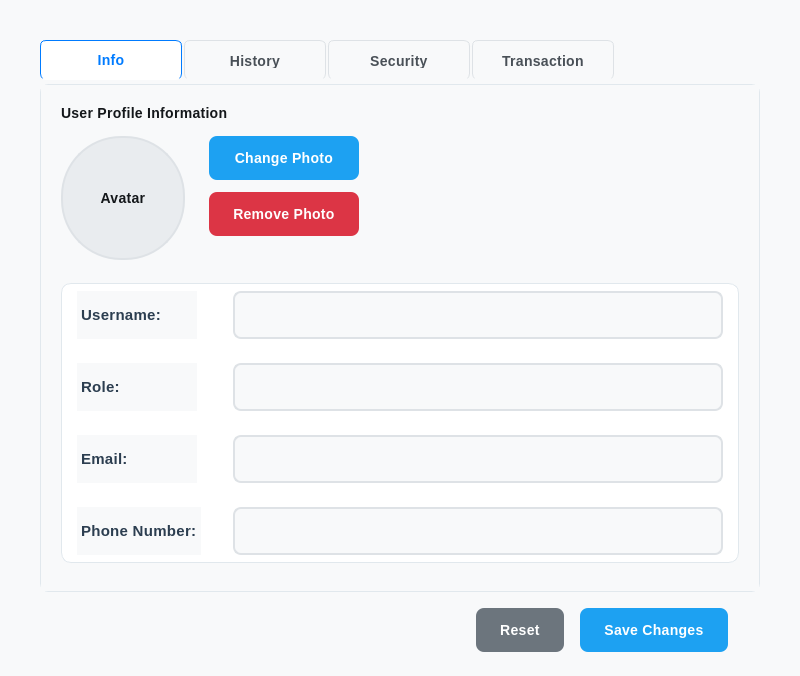
<?xml version="1.0" encoding="UTF-8"?>
<ui version="4.0">
 <class>Profile</class>
 <widget class="QWidget" name="Profile">
  <property name="geometry">
   <rect>
    <x>0</x>
    <y>0</y>
    <width>800</width>
    <height>600</height>
   </rect>
  </property>
  <property name="windowTitle">
   <string>Profile</string>
  </property>
  <property name="styleSheet">
   <string>QWidget {
    background-color: #f8f9fa;
    font-family: 'Poppins', 'Segoe UI', Arial, sans-serif;
}

/* Tab Widget Styling - Exact match to Employer */
QTabWidget::pane {
    border: 1px solid #e1e8ed;
    border-radius: 8px;
    background-color: #ffffff;
    margin-top: 4px;
}

QTabWidget::tab-bar {
    alignment: left;
}

QTabBar::tab {
    background-color: #f8f9fa;
    border: 1px solid #dee2e6;
    border-bottom: none;
    border-radius: 6px 6px 0 0;
    padding: 12px 20px;
    margin-right: 2px;
    font-weight: 700;
    color: #495057;
    font-size: 14px;
    min-width: 100px;
    letter-spacing: 0.3px;
    transition: all 0.3s ease-in-out;
}

QTabBar::tab:selected {
    background-color: #ffffff;
    color: #007bff;
    border-color: #007bff;
    border-bottom: 1px solid #ffffff;
}

QTabBar::tab:hover:!selected {
    background-color: #e9ecef;
    color: #495057;
    border-bottom: 3px solid #adb5bd;
    box-shadow: 0 1px 3px rgba(0,0,0,0.08);
    transform: translateY(-1px);
}

/* Avatar Styling */
QLabel#avatarLabel {
    background-color: #e9ecef;
    border: 2px solid #dee2e6;
    border-radius: 60px;
    min-width: 120px;
    max-width: 120px;
    min-height: 120px;
    max-height: 120px;
}

/* Button Styling - Match Employer */
QPushButton {
    background-color: #1da1f2;
    color: white;
    border: none;
    border-radius: 8px;
    padding: 12px 24px;
    font-size: 14px;
    font-weight: 600;
    font-family: 'Poppins', 'Segoe UI', Arial, sans-serif;
    min-height: 20px;
    letter-spacing: 0.3px;
    transition: all 0.3s ease-in-out;
}

QPushButton:hover {
    background-color: #1991db;
    box-shadow: 0 4px 12px rgba(29, 161, 242, 0.3);
    transform: translateY(-1px);
}

QPushButton:pressed {
    background-color: #1680c7;
    transform: translateY(0px);
    box-shadow: 0 2px 6px rgba(29, 161, 242, 0.2);
}

QPushButton#removePhotoBtn {
    background-color: #dc3545;
}

QPushButton#removePhotoBtn:hover {
    background-color: #c82333;
    box-shadow: 0 4px 12px rgba(220, 53, 69, 0.3);
}

QPushButton#removePhotoBtn:pressed {
    background-color: #bd2130;
}

/* Label Styling - Match Employer with Bold and Hover Effects */
QLabel {
    color: #14171a;
    font-weight: 600;
    font-family: 'Poppins', 'Segoe UI', Arial, sans-serif;
    font-size: 14px;
    letter-spacing: 0.3px;
    transition: all 0.2s ease-in-out;
}

QLabel:hover {
    color: #1da1f2;
    text-decoration: underline;
    transform: translateY(-1px);
}

QLabel#sectionTitle {
    font-size: 18px;
    font-weight: 700;
    color: #14171a;
    letter-spacing: 0.8px;
    margin-bottom: 16px;
    padding: 16px 0px 16px 0px;
    border-bottom: 1px solid #e1e8ed;
}

QLabel#sectionTitle:hover {
    color: #1da1f2;
    text-decoration: underline;
    transform: translateY(-1px);
}

/* Input Field Styling */
QLineEdit {
    border: 2px solid #dee2e6;
    border-radius: 8px;
    padding: 12px 16px;
    font-size: 14px;
    background-color: white;
    color: #495057;
    font-family: 'Poppins', 'Segoe UI', Arial, sans-serif;
    font-weight: 400;
    transition: all 0.2s ease-in-out;
}

QLineEdit:focus {
    border-color: #1da1f2;
    outline: none;
    box-shadow: 0 0 0 3px rgba(29, 161, 242, 0.1);
}

QLineEdit:hover {
    border-color: #adb5bd;
}

/* Table Styling */
QTableWidget {
    border: 1px solid #e1e8ed;
    border-radius: 8px;
    background-color: white;
    gridline-color: #f1f3f4;
    font-family: 'Poppins', 'Segoe UI', Arial, sans-serif;
    selection-background-color: rgba(29, 161, 242, 0.1);
}

QHeaderView::section {
    background-color: #f8f9fa;
    border: none;
    border-bottom: 2px solid #e1e8ed;
    padding: 12px 16px;
    font-weight: 700;
    color: #495057;
    letter-spacing: 0.3px;
}

QTableWidget::item {
    padding: 8px 16px;
    border-bottom: 1px solid #f1f3f4;
}

QTableWidget::item:selected {
    background-color: rgba(29, 161, 242, 0.1);
    color: #1da1f2;
}</string>
  </property>
  <layout class="QVBoxLayout" name="mainLayout">
   <property name="spacing">
    <number>0</number>
   </property>
   <property name="leftMargin">
    <number>40</number>
   </property>
    <property name="topMargin">
     <number>40</number>
    </property>
   <property name="rightMargin">
    <number>40</number>
   </property>
   <property name="bottomMargin">
    <number>0</number>
   </property>
   <item>
    <widget class="QTabWidget" name="profileTabWidget">
     <property name="currentIndex">
      <number>0</number>
     </property>
     <widget class="QWidget" name="infoTab">
      <attribute name="icon">
       <iconset resource="resources.qrc">
        <normaloff>:/resources/icons/info.svg</normaloff>:/resources/icons/info.svg</iconset>
      </attribute>
      <attribute name="title">
       <string>Info</string>
      </attribute>
    <layout class="QVBoxLayout" name="infoLayout">
     <property name="spacing">
      <number>15</number>
     </property>
     <property name="leftMargin">
      <number>20</number>
     </property>
     <property name="topMargin">
      <number>20</number>
     </property>
     <property name="rightMargin">
      <number>20</number>
     </property>
     <property name="bottomMargin">
      <number>20</number>
     </property>
       <item>
        <widget class="QLabel" name="infoTitle">
         <property name="objectName">
          <string>sectionTitle</string>
         </property>
         <property name="text">
          <string>User Profile Information</string>
         </property>
        </widget>
       </item>
       <item>
        <widget class="QWidget" name="avatarWidget" native="true">
         <layout class="QHBoxLayout" name="avatarLayout">
          <property name="spacing">
           <number>24</number>
          </property>
          <property name="leftMargin">
           <number>0</number>
          </property>
          <property name="topMargin">
           <number>0</number>
          </property>
          <property name="rightMargin">
           <number>0</number>
          </property>
          <property name="bottomMargin">
           <number>0</number>
          </property>
          <item>
           <widget class="QLabel" name="avatarLabel">
            <property name="text">
             <string>Avatar</string>
            </property>
            <property name="alignment">
             <set>Qt::AlignmentFlag::AlignCenter</set>
            </property>
            <property name="scaledContents">
             <bool>true</bool>
            </property>
           </widget>
          </item>
          <item>
           <layout class="QVBoxLayout" name="avatarButtonsLayout">
            <property name="spacing">
             <number>12</number>
            </property>
            <item>
             <widget class="QPushButton" name="changePhotoBtn">
              <property name="text">
               <string>Change Photo</string>
              </property>
             </widget>
            </item>
            <item>
             <widget class="QPushButton" name="removePhotoBtn">
              <property name="text">
               <string>Remove Photo</string>
              </property>
             </widget>
            </item>
            <item>
             <spacer name="avatarButtonsSpacer">
              <property name="orientation">
               <enum>Qt::Orientation::Vertical</enum>
              </property>
              <property name="sizeHint" stdset="0">
               <size>
                <width>20</width>
                <height>40</height>
               </size>
              </property>
             </spacer>
            </item>
           </layout>
          </item>
          <item>
           <spacer name="avatarHorizontalSpacer">
            <property name="orientation">
             <enum>Qt::Orientation::Horizontal</enum>
            </property>
            <property name="sizeHint" stdset="0">
             <size>
              <width>40</width>
              <height>20</height>
             </size>
            </property>
           </spacer>
          </item>
         </layout>
        </widget>
       </item>
       <item>
        <widget class="QWidget" name="userInfoWidget" native="true">
         <property name="styleSheet">
          <string>QWidget#userInfoWidget {
    background-color: #ffffff;
    border: 1px solid #e1e8ed;
    border-radius: 10px;
    padding: 16px;
    margin: 8px 0;
}</string>
         </property>
         <layout class="QFormLayout" name="userInfoForm">
          <property name="horizontalSpacing">
           <number>32</number>
          </property>
          <property name="verticalSpacing">
           <number>24</number>
          </property>
          <property name="leftMargin">
           <number>16</number>
          </property>
          <property name="topMargin">
           <number>16</number>
          </property>
          <property name="rightMargin">
           <number>16</number>
          </property>
          <property name="bottomMargin">
           <number>16</number>
          </property>
          <item row="0" column="0">
           <widget class="QLabel" name="usernameLabel">
            <property name="styleSheet">
             <string>QLabel {
    font-weight: 700;
    font-size: 15px;
    color: #2c3e50;
    padding: 8px 0;
    min-width: 120px;
}</string>
            </property>
            <property name="text">
             <string>Username:</string>
            </property>
           </widget>
          </item>
          <item row="0" column="1">
           <widget class="QLineEdit" name="usernameEdit">
            <property name="styleSheet">
             <string>QLineEdit {
    padding: 12px 16px;
    font-size: 14px;
    border: 2px solid #dee2e6;
    border-radius: 8px;
    background-color: #f8f9fa;
    min-height: 20px;
}

QLineEdit:focus {
    border-color: #1da1f2;
    background-color: #ffffff;
    box-shadow: 0 0 0 3px rgba(29, 161, 242, 0.1);
}</string>
            </property>
           </widget>
          </item>
          <item row="1" column="0">
           <widget class="QLabel" name="roleLabel">
            <property name="styleSheet">
             <string>QLabel {
    font-weight: 700;
    font-size: 15px;
    color: #2c3e50;
    padding: 8px 0;
    min-width: 120px;
}</string>
            </property>
            <property name="text">
             <string>Role:</string>
            </property>
           </widget>
          </item>
          <item row="1" column="1">
           <widget class="QLineEdit" name="roleEdit">
            <property name="styleSheet">
             <string>QLineEdit {
    padding: 12px 16px;
    font-size: 14px;
    border: 2px solid #dee2e6;
    border-radius: 8px;
    background-color: #f8f9fa;
    min-height: 20px;
}

QLineEdit:focus {
    border-color: #1da1f2;
    background-color: #ffffff;
    box-shadow: 0 0 0 3px rgba(29, 161, 242, 0.1);
}</string>
            </property>
           </widget>
          </item>
          <item row="2" column="0">
           <widget class="QLabel" name="emailLabel">
            <property name="styleSheet">
             <string>QLabel {
    font-weight: 700;
    font-size: 15px;
    color: #2c3e50;
    padding: 8px 0;
    min-width: 120px;
}</string>
            </property>
            <property name="text">
             <string>Email:</string>
            </property>
           </widget>
          </item>
          <item row="2" column="1">
           <widget class="QLineEdit" name="emailEdit">
            <property name="styleSheet">
             <string>QLineEdit {
    padding: 12px 16px;
    font-size: 14px;
    border: 2px solid #dee2e6;
    border-radius: 8px;
    background-color: #f8f9fa;
    min-height: 20px;
}

QLineEdit:focus {
    border-color: #1da1f2;
    background-color: #ffffff;
    box-shadow: 0 0 0 3px rgba(29, 161, 242, 0.1);
}</string>
            </property>
           </widget>
          </item>
          <item row="3" column="0">
           <widget class="QLabel" name="phoneLabel">
            <property name="styleSheet">
             <string>QLabel {
    font-weight: 700;
    font-size: 15px;
    color: #2c3e50;
    padding: 8px 0;
    min-width: 120px;
}</string>
            </property>
            <property name="text">
             <string>Phone Number:</string>
            </property>
           </widget>
          </item>
          <item row="3" column="1">
           <widget class="QLineEdit" name="phoneEdit">
            <property name="styleSheet">
             <string>QLineEdit {
    padding: 12px 16px;
    font-size: 14px;
    border: 2px solid #dee2e6;
    border-radius: 8px;
    background-color: #f8f9fa;
    min-height: 20px;
}

QLineEdit:focus {
    border-color: #1da1f2;
    background-color: #ffffff;
    box-shadow: 0 0 0 3px rgba(29, 161, 242, 0.1);
}</string>
            </property>
           </widget>
          </item>
         </layout>
        </widget>
       </item>
       <item>
        <spacer name="infoVerticalSpacer">
         <property name="orientation">
          <enum>Qt::Orientation::Vertical</enum>
         </property>
         <property name="sizeHint" stdset="0">
          <size>
           <width>20</width>
           <height>40</height>
          </size>
         </property>
        </spacer>
       </item>
      </layout>
     </widget>
     <widget class="QWidget" name="historyTab">
      <attribute name="icon">
       <iconset resource="resources.qrc">
        <normaloff>:/resources/icons/history.svg</normaloff>:/resources/icons/history.svg</iconset>
      </attribute>
      <attribute name="title">
       <string>History</string>
      </attribute>
      <layout class="QVBoxLayout" name="historyLayout">
    <property name="spacing">
     <number>15</number>
    </property>
    <property name="leftMargin">
     <number>20</number>
    </property>
    <property name="topMargin">
     <number>20</number>
    </property>
    <property name="rightMargin">
     <number>20</number>
    </property>
    <property name="bottomMargin">
     <number>20</number>
    </property>
       <item>
        <widget class="QLabel" name="historyTitle">
         <property name="objectName">
          <string>sectionTitle</string>
         </property>
         <property name="text">
          <string>Activity History</string>
         </property>
        </widget>
       </item>
       <item>
        <widget class="QTableWidget" name="historyTable">
         <property name="alternatingRowColors">
          <bool>true</bool>
         </property>
         <property name="selectionBehavior">
          <enum>QAbstractItemView::SelectionBehavior::SelectRows</enum>
         </property>
         <property name="gridStyle">
          <enum>Qt::PenStyle::SolidLine</enum>
         </property>
         <property name="columnCount">
          <number>3</number>
         </property>
         <attribute name="horizontalHeaderVisible">
          <bool>true</bool>
         </attribute>
         <attribute name="verticalHeaderVisible">
          <bool>false</bool>
         </attribute>
         <column>
          <property name="text">
           <string>Date</string>
          </property>
         </column>
         <column>
          <property name="text">
           <string>Activity</string>
          </property>
         </column>
         <column>
          <property name="text">
           <string>Details</string>
          </property>
         </column>
        </widget>
       </item>
      </layout>
     </widget>
     <widget class="QWidget" name="securityTab">
      <attribute name="icon">
       <iconset resource="resources.qrc">
        <normaloff>:/resources/icons/security.svg</normaloff>:/resources/icons/security.svg</iconset>
      </attribute>
      <attribute name="title">
       <string>Security</string>
      </attribute>
      <layout class="QVBoxLayout" name="securityLayout">
    <property name="spacing">
     <number>15</number>
    </property>
    <property name="leftMargin">
     <number>20</number>
    </property>
    <property name="topMargin">
     <number>20</number>
    </property>
    <property name="rightMargin">
     <number>20</number>
    </property>
    <property name="bottomMargin">
     <number>20</number>
    </property>
       <item>
        <widget class="QLabel" name="securityTitle">
         <property name="objectName">
          <string>sectionTitle</string>
         </property>
         <property name="text">
          <string>Security Settings</string>
         </property>
        </widget>
       </item>
       <item>
        <widget class="QWidget" name="passwordWidget" native="true">
         <layout class="QFormLayout" name="passwordForm">
          <property name="horizontalSpacing">
           <number>20</number>
          </property>
          <property name="verticalSpacing">
           <number>16</number>
          </property>
          <item row="0" column="0">
           <widget class="QLabel" name="currentPasswordLabel">
            <property name="text">
             <string>Current Password:</string>
            </property>
           </widget>
          </item>
          <item row="0" column="1">
           <widget class="QLineEdit" name="currentPasswordEdit">
            <property name="echoMode">
             <enum>QLineEdit::EchoMode::Password</enum>
            </property>
           </widget>
          </item>
          <item row="1" column="0">
           <widget class="QLabel" name="newPasswordLabel">
            <property name="text">
             <string>New Password:</string>
            </property>
           </widget>
          </item>
          <item row="1" column="1">
           <widget class="QLineEdit" name="newPasswordEdit">
            <property name="echoMode">
             <enum>QLineEdit::EchoMode::Password</enum>
            </property>
           </widget>
          </item>
          <item row="2" column="0">
           <widget class="QLabel" name="confirmPasswordLabel">
            <property name="text">
             <string>Confirm Password:</string>
            </property>
           </widget>
          </item>
          <item row="2" column="1">
           <widget class="QLineEdit" name="confirmPasswordEdit">
            <property name="echoMode">
             <enum>QLineEdit::EchoMode::Password</enum>
            </property>
           </widget>
          </item>
         </layout>
        </widget>
       </item>
       <item>
        <widget class="QWidget" name="verificationWidget" native="true">
         <layout class="QFormLayout" name="verificationForm">
          <property name="horizontalSpacing">
           <number>20</number>
          </property>
          <property name="verticalSpacing">
           <number>16</number>
          </property>
          <item row="0" column="0">
           <widget class="QLabel" name="verificationCodeLabel">
            <property name="text">
             <string>Verification Code:</string>
            </property>
           </widget>
          </item>
          <item row="0" column="1">
           <widget class="QLineEdit" name="verificationCodeEdit">
            <property name="placeholderText">
             <string>Enter verification code</string>
            </property>
           </widget>
          </item>
         </layout>
        </widget>
       </item>
       <item>
        <widget class="QWidget" name="securityButtonsWidget" native="true">
         <layout class="QHBoxLayout" name="securityButtonsLayout">
          <property name="spacing">
           <number>16</number>
          </property>
          <item>
           <spacer name="securityButtonsSpacer">
            <property name="orientation">
             <enum>Qt::Orientation::Horizontal</enum>
            </property>
            <property name="sizeHint" stdset="0">
             <size>
              <width>40</width>
              <height>20</height>
             </size>
            </property>
           </spacer>
          </item>
          <item>
           <widget class="QPushButton" name="changePasswordBtn">
            <property name="text">
             <string>Change Password</string>
            </property>
           </widget>
          </item>
         </layout>
        </widget>
       </item>
       <item>
        <spacer name="securityVerticalSpacer">
         <property name="orientation">
          <enum>Qt::Orientation::Vertical</enum>
         </property>
         <property name="sizeHint" stdset="0">
          <size>
           <width>20</width>
           <height>40</height>
          </size>
         </property>
        </spacer>
       </item>
      </layout>
     </widget>
     <widget class="QWidget" name="transactionsTab">
      <attribute name="icon">
       <iconset resource="resources.qrc">
        <normaloff>:/resources/icons/transactions.svg</normaloff>:/resources/icons/transactions.svg</iconset>
      </attribute>
    <attribute name="title">
     <string>Transaction</string>
    </attribute>
      <layout class="QVBoxLayout" name="transactionsLayout">
    <property name="spacing">
     <number>15</number>
    </property>
    <property name="leftMargin">
     <number>20</number>
    </property>
    <property name="topMargin">
     <number>20</number>
    </property>
    <property name="rightMargin">
     <number>20</number>
    </property>
    <property name="bottomMargin">
     <number>20</number>
    </property>
       <item>
        <widget class="QLabel" name="transactionsTitle">
         <property name="objectName">
          <string>sectionTitle</string>
         </property>
         <property name="text">
          <string>Transaction History</string>
         </property>
        </widget>
       </item>
       <item>
        <widget class="QTableWidget" name="transactionsTable">
         <property name="alternatingRowColors">
          <bool>true</bool>
         </property>
         <property name="selectionBehavior">
          <enum>QAbstractItemView::SelectionBehavior::SelectRows</enum>
         </property>
         <property name="gridStyle">
          <enum>Qt::PenStyle::SolidLine</enum>
         </property>
         <property name="columnCount">
          <number>4</number>
         </property>
         <attribute name="horizontalHeaderVisible">
          <bool>true</bool>
         </attribute>
         <attribute name="verticalHeaderVisible">
          <bool>false</bool>
         </attribute>
         <column>
          <property name="text">
           <string>Date</string>
          </property>
         </column>
         <column>
          <property name="text">
           <string>Description</string>
          </property>
         </column>
         <column>
          <property name="text">
           <string>Amount</string>
          </property>
         </column>
         <column>
          <property name="text">
           <string>Status</string>
          </property>
         </column>
        </widget>
       </item>
      </layout>
     </widget>
    </widget>
   </item>
   <item>
    <widget class="QWidget" name="profileButtonsWidget" native="true">
     <layout class="QHBoxLayout" name="profileButtonsLayout">
      <property name="spacing">
       <number>16</number>
      </property>
      <property name="leftMargin">
       <number>32</number>
      </property>
      <property name="topMargin">
       <number>16</number>
      </property>
      <property name="rightMargin">
       <number>32</number>
      </property>
      <property name="bottomMargin">
       <number>24</number>
      </property>
      <item>
       <spacer name="profileButtonsSpacer">
        <property name="orientation">
         <enum>Qt::Orientation::Horizontal</enum>
        </property>
        <property name="sizeHint" stdset="0">
         <size>
          <width>40</width>
          <height>20</height>
         </size>
        </property>
       </spacer>
      </item>
      <item>
       <widget class="QPushButton" name="resetProfileButton">
        <property name="text">
         <string>Reset</string>
        </property>
        <property name="styleSheet">
         <string>QPushButton {
    background-color: #6c757d;
}

QPushButton:hover {
    background-color: #5a6268;
    box-shadow: 0 4px 12px rgba(108, 117, 125, 0.3);
}

QPushButton:pressed {
    background-color: #545b62;
}</string>
        </property>
       </widget>
      </item>
      <item>
       <widget class="QPushButton" name="saveProfileButton">
        <property name="text">
         <string>Save Changes</string>
        </property>
       </widget>
      </item>
     </layout>
    </widget>
   </item>
  </layout>
 </widget>
 <resources/>
 <connections/>
</ui>
